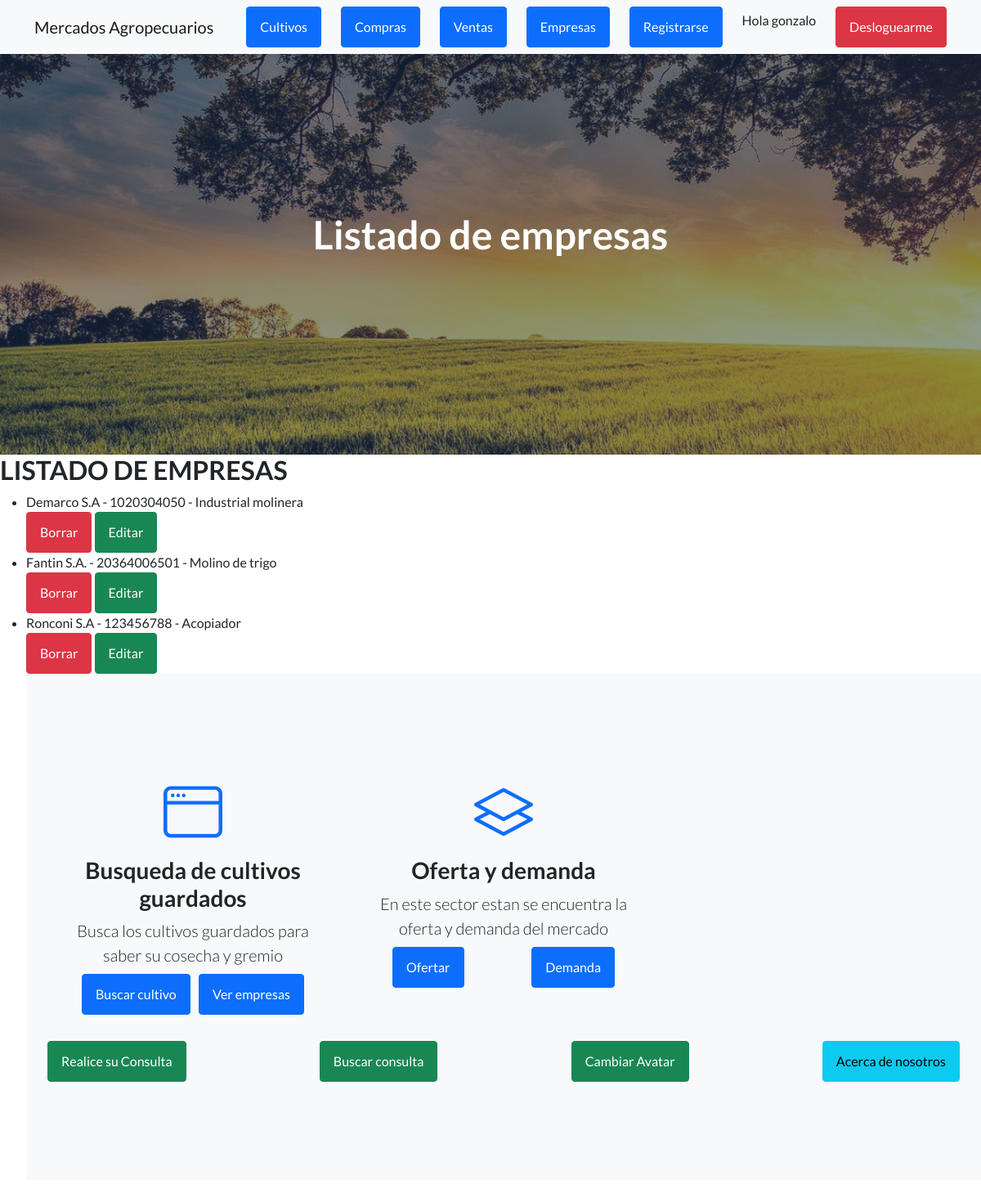
Before: /MVT_Ronconi_app/leer_empresa/ (signed in) with the older database file.
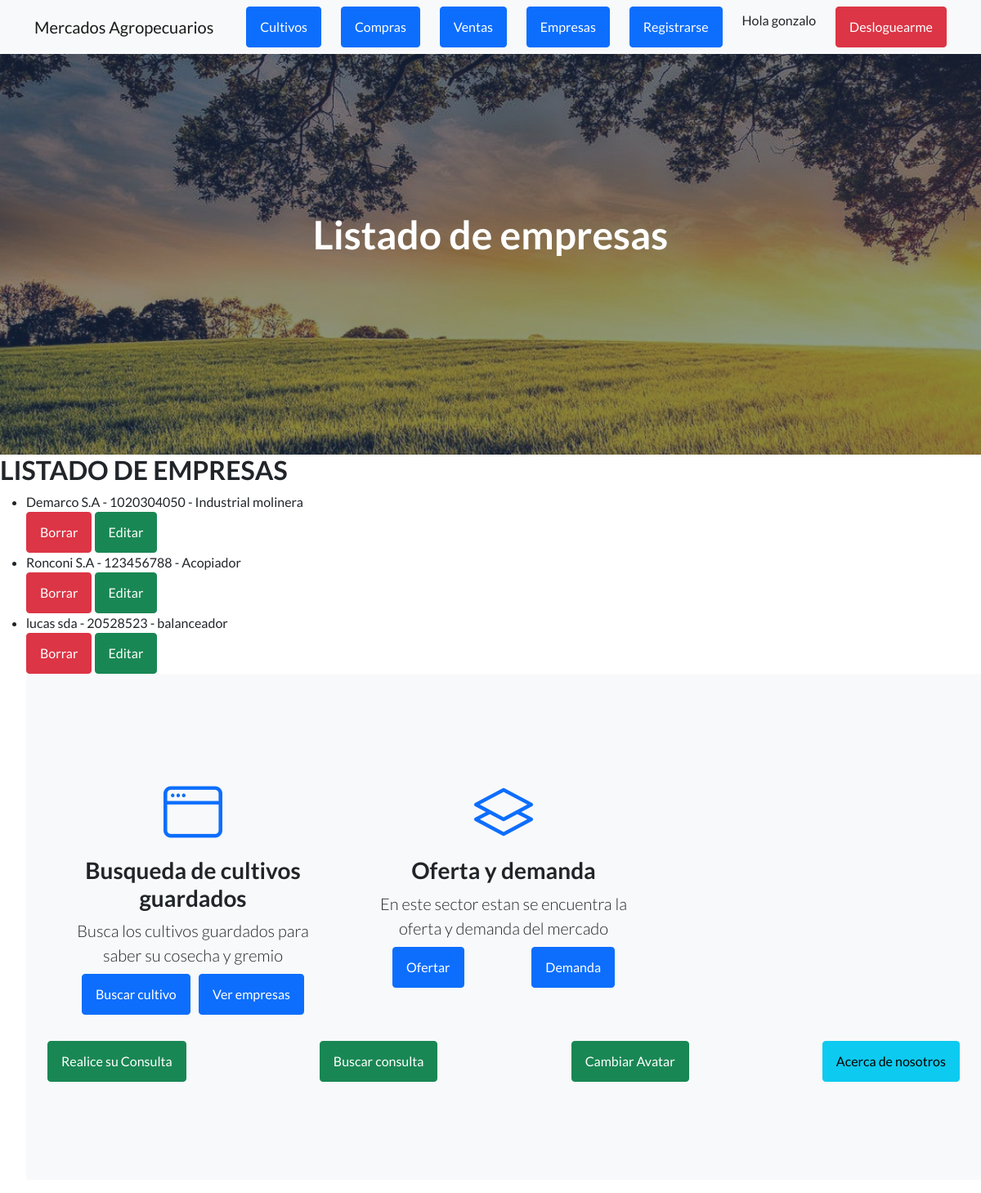
After: the same page with the newer database file.
### MVT_Ronconi_app/models.py (models this page shows, shortened)
class empresas (models.Model):
    razon_social=models.CharField(max_length=50)
    cuit=models.IntegerField()
    gremio=models.CharField(max_length=50)

### MVT_Ronconi_app/views.py (the view)
# urls.py: path('leer_empresa/', leer_empresa, name="leer_empresa"),
@login_required
def leer_empresa(request):
    empresas_lista=empresas.objects.all()
    return render(request, "MVT_app/leer_empresa.html", {"ESTO_VA":empresas_lista})

### MVT_Ronconi_app/templates/MVT_app/leer_empresa.html
{% extends "MVT_app/inicio.html" %}
{% load static %}
{% block titulo %}
<h1 class="mb-5">Listado de empresas</h1>
{% endblock %}
{% block contenido_nuevo %}
<h2>LISTADO DE EMPRESAS</h2>
<ul>
    {% for empresa in ESTO_VA %}
    <li>{{ empresa.razon_social }} - {{ empresa.cuit }} - {{ empresa.gremio }}
    </li>
    <a class="btn btn-danger" href="{% url 'borrar_empresa' empresa.id %}">Borrar</a>
    <a class="btn btn-success" href="{% url 'editar_empresa' empresa.id %}">Editar</a>
    {% endfor %}
{% endblock %}

Changed rows visible on the page:
removed empresas: razon_social "Fantin S.A.", cuit "20364006501", gremio "Molino de trigo"
added empresas: razon_social "lucas sda", cuit "20528523", gremio "balanceador"
